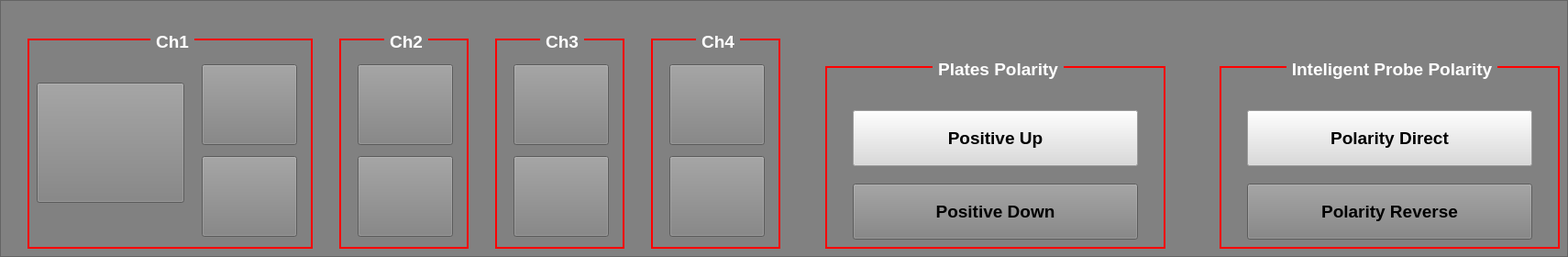
               <widget class="QFrame" name="frame_5">
                <property name="styleSheet">
                 <string notr="true">background-color: rgb(129, 129, 129);</string>
                </property>
                <property name="frameShape">
                 <enum>QFrame::StyledPanel</enum>
                </property>
                <property name="frameShadow">
                 <enum>QFrame::Raised</enum>
                </property>
                <widget class="QGroupBox" name="groupBox_26">
                 <property name="geometry">
                  <rect>
                   <x>30</x>
                   <y>30</y>
                   <width>311</width>
                   <height>241</height>
                  </rect>
                 </property>
                 <property name="font">
                  <font>
                   <family>Liberation Sans</family>
                   <pointsize>14</pointsize>
                   <weight>75</weight>
                   <bold>true</bold>
                  </font>
                 </property>
                 <property name="styleSheet">
                  <string notr="true">QGroupBox{
border: 2px solid red;
margin-top: 12px;
}

QGroupBox::title{
background-color: rgb(129, 129, 129);
color: rgb(255, 255, 255);
/*subcontrol-origin: top right;*/
subcontrol-position: top center;
padding: 0 3px 0 3px;
top: -8px;
}</string>
                 </property>
                 <property name="title">
                  <string>Ch1</string>
                 </property>
                 <property name="alignment">
                  <set>Qt::AlignCenter</set>
                 </property>
                 <widget class="QPushButton" name="intpButton">
                  <property name="geometry">
                   <rect>
                    <x>10</x>
                    <y>60</y>
                    <width>161</width>
                    <height>131</height>
                   </rect>
                  </property>
                  <property name="minimumSize">
                   <size>
                    <width>104</width>
                    <height>88</height>
                   </size>
                  </property>
                  <property name="font">
                   <font>
                    <family>Liberation Sans</family>
                    <pointsize>20</pointsize>
                    <weight>75</weight>
                    <bold>true</bold>
                   </font>
                  </property>
                  <property name="focusPolicy">
                   <enum>Qt::NoFocus</enum>
                  </property>
                  <property name="styleSheet">
                   <string notr="true">QPushButton{
background-color: rgb(129, 129, 129);
}
</string>
                  </property>
                  <property name="text">
                   <string/>
                  </property>
                  <property name="icon">
                   <iconset resource="microc_res.qrc">
                    <normaloff>:/icons/resources/intel_pos.png</normaloff>:/icons/resources/intel_pos.png</iconset>
                  </property>
                  <property name="iconSize">
                   <size>
                    <width>100</width>
                    <height>100</height>
                   </size>
                  </property>
                 </widget>
                 <widget class="QPushButton" name="pch1dwnButton">
                  <property name="geometry">
                   <rect>
                    <x>190</x>
                    <y>140</y>
                    <width>104</width>
                    <height>88</height>
                   </rect>
                  </property>
                  <property name="minimumSize">
                   <size>
                    <width>104</width>
                    <height>88</height>
                   </size>
                  </property>
                  <property name="font">
                   <font>
                    <family>Liberation Sans</family>
                    <pointsize>20</pointsize>
                    <weight>75</weight>
                    <bold>true</bold>
                   </font>
                  </property>
                  <property name="focusPolicy">
                   <enum>Qt::NoFocus</enum>
                  </property>
                  <property name="styleSheet">
                   <string notr="true">QPushButton{
background-color: rgb(129, 129, 129);
}
</string>
                  </property>
                  <property name="text">
                   <string/>
                  </property>
                  <property name="icon">
                   <iconset resource="microc_res.qrc">
                    <normaloff>:/icons/resources/plates_no_conn.png</normaloff>:/icons/resources/plates_no_conn.png</iconset>
                  </property>
                  <property name="iconSize">
                   <size>
                    <width>100</width>
                    <height>100</height>
                   </size>
                  </property>
                 </widget>
                 <widget class="QPushButton" name="pch1upButton">
                  <property name="geometry">
                   <rect>
                    <x>190</x>
                    <y>40</y>
                    <width>104</width>
                    <height>88</height>
                   </rect>
                  </property>
                  <property name="minimumSize">
                   <size>
                    <width>104</width>
                    <height>88</height>
                   </size>
                  </property>
                  <property name="font">
                   <font>
                    <family>Liberation Sans</family>
                    <pointsize>20</pointsize>
                    <weight>75</weight>
                    <bold>true</bold>
                   </font>
                  </property>
                  <property name="focusPolicy">
                   <enum>Qt::NoFocus</enum>
                  </property>
                  <property name="styleSheet">
                   <string notr="true">QPushButton{
background-color: rgb(129, 129, 129);
}
</string>
                  </property>
                  <property name="text">
                   <string/>
                  </property>
                  <property name="icon">
                   <iconset resource="microc_res.qrc">
                    <normaloff>:/icons/resources/plates_no_conn.png</normaloff>:/icons/resources/plates_no_conn.png</iconset>
                  </property>
                  <property name="iconSize">
                   <size>
                    <width>100</width>
                    <height>100</height>
                   </size>
                  </property>
                 </widget>
                </widget>
                <widget class="QGroupBox" name="groupBox_27">
                 <property name="geometry">
                  <rect>
                   <x>370</x>
                   <y>30</y>
                   <width>141</width>
                   <height>241</height>
                  </rect>
                 </property>
                 <property name="font">
                  <font>
                   <family>Liberation Sans</family>
                   <pointsize>14</pointsize>
                   <weight>75</weight>
                   <bold>true</bold>
                  </font>
                 </property>
                 <property name="styleSheet">
                  <string notr="true">QGroupBox{
border: 2px solid red;
margin-top: 12px;
}

QGroupBox::title{
background-color: rgb(129, 129, 129);
color: rgb(255, 255, 255);
/*subcontrol-origin: top right;*/
subcontrol-position: top center;
padding: 0 3px 0 3px;
top: -8px;
}</string>
                 </property>
                 <property name="title">
                  <string>Ch2</string>
                 </property>
                 <property name="alignment">
                  <set>Qt::AlignCenter</set>
                 </property>
                 <widget class="QPushButton" name="pch2dwnButton">
                  <property name="geometry">
                   <rect>
                    <x>20</x>
                    <y>140</y>
                    <width>104</width>
                    <height>88</height>
                   </rect>
                  </property>
                  <property name="minimumSize">
                   <size>
                    <width>104</width>
                    <height>88</height>
                   </size>
                  </property>
                  <property name="font">
                   <font>
                    <family>Liberation Sans</family>
                    <pointsize>20</pointsize>
                    <weight>75</weight>
                    <bold>true</bold>
                   </font>
                  </property>
                  <property name="focusPolicy">
                   <enum>Qt::NoFocus</enum>
                  </property>
                  <property name="styleSheet">
                   <string notr="true">QPushButton{
background-color: rgb(129, 129, 129);
}
</string>
                  </property>
                  <property name="text">
                   <string/>
                  </property>
                  <property name="icon">
                   <iconset resource="microc_res.qrc">
                    <normaloff>:/icons/resources/plates_no_conn.png</normaloff>:/icons/resources/plates_no_conn.png</iconset>
                  </property>
                  <property name="iconSize">
                   <size>
                    <width>100</width>
                    <height>100</height>
                   </size>
                  </property>
                 </widget>
                 <widget class="QPushButton" name="pch2upButton">
                  <property name="geometry">
                   <rect>
                    <x>20</x>
                    <y>40</y>
                    <width>104</width>
                    <height>88</height>
                   </rect>
                  </property>
                  <property name="minimumSize">
                   <size>
                    <width>104</width>
                    <height>88</height>
                   </size>
                  </property>
                  <property name="font">
                   <font>
                    <family>Liberation Sans</family>
                    <pointsize>20</pointsize>
                    <weight>75</weight>
                    <bold>true</bold>
                   </font>
                  </property>
                  <property name="focusPolicy">
                   <enum>Qt::NoFocus</enum>
                  </property>
                  <property name="styleSheet">
                   <string notr="true">QPushButton{
background-color: rgb(129, 129, 129);
}
</string>
                  </property>
                  <property name="text">
                   <string/>
                  </property>
                  <property name="icon">
                   <iconset resource="microc_res.qrc">
                    <normaloff>:/icons/resources/plates_no_conn.png</normaloff>:/icons/resources/plates_no_conn.png</iconset>
                  </property>
                  <property name="iconSize">
                   <size>
                    <width>100</width>
                    <height>100</height>
                   </size>
                  </property>
                 </widget>
                </widget>
                <widget class="QGroupBox" name="groupBox_29">
                 <property name="geometry">
                  <rect>
                   <x>540</x>
                   <y>30</y>
                   <width>141</width>
                   <height>241</height>
                  </rect>
                 </property>
                 <property name="font">
                  <font>
                   <family>Liberation Sans</family>
                   <pointsize>14</pointsize>
                   <weight>75</weight>
                   <bold>true</bold>
                  </font>
                 </property>
                 <property name="styleSheet">
                  <string notr="true">QGroupBox{
border: 2px solid red;
margin-top: 12px;
}

QGroupBox::title{
background-color: rgb(129, 129, 129);
color: rgb(255, 255, 255);
/*subcontrol-origin: top right;*/
subcontrol-position: top center;
padding: 0 3px 0 3px;
top: -8px;
}</string>
                 </property>
                 <property name="title">
                  <string>Ch3</string>
                 </property>
                 <property name="alignment">
                  <set>Qt::AlignCenter</set>
                 </property>
                 <widget class="QPushButton" name="pch3upButton">
                  <property name="geometry">
                   <rect>
                    <x>20</x>
                    <y>40</y>
                    <width>104</width>
                    <height>88</height>
                   </rect>
                  </property>
                  <property name="minimumSize">
                   <size>
                    <width>104</width>
                    <height>88</height>
                   </size>
                  </property>
                  <property name="font">
                   <font>
                    <family>Liberation Sans</family>
                    <pointsize>20</pointsize>
                    <weight>75</weight>
                    <bold>true</bold>
                   </font>
                  </property>
                  <property name="focusPolicy">
                   <enum>Qt::NoFocus</enum>
                  </property>
                  <property name="styleSheet">
                   <string notr="true">QPushButton{
background-color: rgb(129, 129, 129);
}
</string>
                  </property>
                  <property name="text">
                   <string/>
                  </property>
                  <property name="icon">
                   <iconset resource="microc_res.qrc">
                    <normaloff>:/icons/resources/plates_no_conn.png</normaloff>:/icons/resources/plates_no_conn.png</iconset>
                  </property>
                  <property name="iconSize">
                   <size>
                    <width>100</width>
                    <height>100</height>
                   </size>
                  </property>
                 </widget>
                 <widget class="QPushButton" name="pch3dwnButton">
                  <property name="geometry">
                   <rect>
                    <x>20</x>
                    <y>140</y>
                    <width>104</width>
                    <height>88</height>
                   </rect>
                  </property>
                  <property name="minimumSize">
                   <size>
                    <width>104</width>
                    <height>88</height>
                   </size>
                  </property>
                  <property name="font">
                   <font>
                    <family>Liberation Sans</family>
                    <pointsize>20</pointsize>
                    <weight>75</weight>
                    <bold>true</bold>
                   </font>
                  </property>
                  <property name="focusPolicy">
                   <enum>Qt::NoFocus</enum>
                  </property>
                  <property name="styleSheet">
                   <string notr="true">QPushButton{
background-color: rgb(129, 129, 129);
}
</string>
                  </property>
                  <property name="text">
                   <string/>
                  </property>
                  <property name="icon">
                   <iconset resource="microc_res.qrc">
                    <normaloff>:/icons/resources/plates_no_conn.png</normaloff>:/icons/resources/plates_no_conn.png</iconset>
                  </property>
                  <property name="iconSize">
                   <size>
                    <width>100</width>
                    <height>100</height>
                   </size>
                  </property>
                 </widget>
                </widget>
                <widget class="QGroupBox" name="groupBox_30">
                 <property name="geometry">
                  <rect>
                   <x>710</x>
                   <y>30</y>
                   <width>141</width>
                   <height>241</height>
                  </rect>
                 </property>
                 <property name="font">
                  <font>
                   <family>Liberation Sans</family>
                   <pointsize>14</pointsize>
                   <weight>75</weight>
                   <bold>true</bold>
                  </font>
                 </property>
                 <property name="styleSheet">
                  <string notr="true">QGroupBox{
border: 2px solid red;
margin-top: 12px;
}

QGroupBox::title{
background-color: rgb(129, 129, 129);
color: rgb(255, 255, 255);
/*subcontrol-origin: top right;*/
subcontrol-position: top center;
padding: 0 3px 0 3px;
top: -8px;
}</string>
                 </property>
                 <property name="title">
                  <string>Ch4</string>
                 </property>
                 <property name="alignment">
                  <set>Qt::AlignCenter</set>
                 </property>
                 <widget class="QPushButton" name="pch4dwnButton">
                  <property name="geometry">
                   <rect>
                    <x>20</x>
                    <y>140</y>
                    <width>104</width>
                    <height>88</height>
                   </rect>
                  </property>
                  <property name="minimumSize">
                   <size>
                    <width>104</width>
                    <height>88</height>
                   </size>
                  </property>
                  <property name="font">
                   <font>
                    <family>Liberation Sans</family>
                    <pointsize>20</pointsize>
                    <weight>75</weight>
                    <bold>true</bold>
                   </font>
                  </property>
                  <property name="focusPolicy">
                   <enum>Qt::NoFocus</enum>
                  </property>
                  <property name="styleSheet">
                   <string notr="true">QPushButton{
background-color: rgb(129, 129, 129);
}
</string>
                  </property>
                  <property name="text">
                   <string/>
                  </property>
                  <property name="icon">
                   <iconset resource="microc_res.qrc">
                    <normaloff>:/icons/resources/plates_no_conn.png</normaloff>:/icons/resources/plates_no_conn.png</iconset>
                  </property>
                  <property name="iconSize">
                   <size>
                    <width>100</width>
                    <height>100</height>
                   </size>
                  </property>
                 </widget>
                 <widget class="QPushButton" name="pch4upButton">
                  <property name="geometry">
                   <rect>
                    <x>20</x>
                    <y>40</y>
                    <width>104</width>
                    <height>88</height>
                   </rect>
                  </property>
                  <property name="minimumSize">
                   <size>
                    <width>104</width>
                    <height>88</height>
                   </size>
                  </property>
                  <property name="font">
                   <font>
                    <family>Liberation Sans</family>
                    <pointsize>20</pointsize>
                    <weight>75</weight>
                    <bold>true</bold>
                   </font>
                  </property>
                  <property name="focusPolicy">
                   <enum>Qt::NoFocus</enum>
                  </property>
                  <property name="styleSheet">
                   <string notr="true">QPushButton{
background-color: rgb(129, 129, 129);
}
</string>
                  </property>
                  <property name="text">
                   <string/>
                  </property>
                  <property name="icon">
                   <iconset resource="microc_res.qrc">
                    <normaloff>:/icons/resources/plates_no_conn.png</normaloff>:/icons/resources/plates_no_conn.png</iconset>
                  </property>
                  <property name="iconSize">
                   <size>
                    <width>100</width>
                    <height>100</height>
                   </size>
                  </property>
                 </widget>
                </widget>
                <widget class="QGroupBox" name="groupBox_31">
                 <property name="geometry">
                  <rect>
                   <x>900</x>
                   <y>60</y>
                   <width>371</width>
                   <height>211</height>
                  </rect>
                 </property>
                 <property name="font">
                  <font>
                   <family>Liberation Sans</family>
                   <pointsize>14</pointsize>
                   <weight>75</weight>
                   <bold>true</bold>
                  </font>
                 </property>
                 <property name="styleSheet">
                  <string notr="true">QGroupBox{
border: 2px solid red;
margin-top: 12px;
}

QGroupBox::title{
background-color: rgb(129, 129, 129);
color: rgb(255, 255, 255);
/*subcontrol-origin: top right;*/
subcontrol-position: top center;
padding: 0 3px 0 3px;
top: -8px;
}</string>
                 </property>
                 <property name="title">
                  <string>Plates Polarity</string>
                 </property>
                 <property name="alignment">
                  <set>Qt::AlignCenter</set>
                 </property>
                 <widget class="QPushButton" name="platesPolUpButton">
                  <property name="geometry">
                   <rect>
                    <x>30</x>
                    <y>60</y>
                    <width>311</width>
                    <height>61</height>
                   </rect>
                  </property>
                  <property name="font">
                   <font>
                    <family>Liberation Sans</family>
                    <pointsize>14</pointsize>
                    <weight>75</weight>
                    <bold>true</bold>
                   </font>
                  </property>
                  <property name="focusPolicy">
                   <enum>Qt::NoFocus</enum>
                  </property>
                  <property name="styleSheet">
                   <string notr="true">QPushButton {
background-color: rgb(218, 218, 218);
}

QPushButton::hover {
background-color: rgb(129, 129, 129);
/*border: 2px solid red;*/
border: 2px solid rgb(218, 218, 218);
}
</string>
                  </property>
                  <property name="text">
                   <string>Positive Up</string>
                  </property>
                 </widget>
                 <widget class="QPushButton" name="platesPolDwnButton">
                  <property name="geometry">
                   <rect>
                    <x>30</x>
                    <y>140</y>
                    <width>311</width>
                    <height>61</height>
                   </rect>
                  </property>
                  <property name="font">
                   <font>
                    <family>Liberation Sans</family>
                    <pointsize>14</pointsize>
                    <weight>75</weight>
                    <bold>true</bold>
                   </font>
                  </property>
                  <property name="focusPolicy">
                   <enum>Qt::NoFocus</enum>
                  </property>
                  <property name="styleSheet">
                   <string notr="true"/>
                  </property>
                  <property name="text">
                   <string>Positive Down</string>
                  </property>
                 </widget>
                </widget>
                <widget class="QGroupBox" name="groupBox_32">
                 <property name="geometry">
                  <rect>
                   <x>1330</x>
                   <y>60</y>
                   <width>371</width>
                   <height>211</height>
                  </rect>
                 </property>
                 <property name="font">
                  <font>
                   <family>Liberation Sans</family>
                   <pointsize>14</pointsize>
                   <weight>75</weight>
                   <bold>true</bold>
                  </font>
                 </property>
                 <property name="styleSheet">
                  <string notr="true">QGroupBox{
border: 2px solid red;
margin-top: 12px;
}

QGroupBox::title{
background-color: rgb(129, 129, 129);
color: rgb(255, 255, 255);
/*subcontrol-origin: top right;*/
subcontrol-position: top center;
padding: 0 3px 0 3px;
top: -8px;
}</string>
                 </property>
                 <property name="title">
                  <string>Inteligent Probe Polarity</string>
                 </property>
                 <property name="alignment">
                  <set>Qt::AlignCenter</set>
                 </property>
                 <widget class="QPushButton" name="intelProbeDirButton">
                  <property name="geometry">
                   <rect>
                    <x>30</x>
                    <y>60</y>
                    <width>311</width>
                    <height>61</height>
                   </rect>
                  </property>
                  <property name="font">
                   <font>
                    <family>Liberation Sans</family>
                    <pointsize>14</pointsize>
                    <weight>75</weight>
                    <bold>true</bold>
                   </font>
                  </property>
                  <property name="focusPolicy">
                   <enum>Qt::NoFocus</enum>
                  </property>
                  <property name="styleSheet">
                   <string notr="true">QPushButton {
background-color: rgb(218, 218, 218);
}

QPushButton::hover {
background-color: rgb(129, 129, 129);
/*border: 2px solid red;*/
border: 2px solid rgb(218, 218, 218);
}
</string>
                  </property>
                  <property name="text">
                   <string>Polarity Direct</string>
                  </property>
                 </widget>
                 <widget class="QPushButton" name="intelProbeRevButton">
                  <property name="geometry">
                   <rect>
                    <x>30</x>
                    <y>140</y>
                    <width>311</width>
                    <height>61</height>
                   </rect>
                  </property>
                  <property name="font">
                   <font>
                    <family>Liberation Sans</family>
                    <pointsize>14</pointsize>
                    <weight>75</weight>
                    <bold>true</bold>
                   </font>
                  </property>
                  <property name="focusPolicy">
                   <enum>Qt::NoFocus</enum>
                  </property>
                  <property name="styleSheet">
                   <string notr="true"/>
                  </property>
                  <property name="text">
                   <string>Polarity Reverse</string>
                  </property>
                 </widget>
                </widget>
               </widget>
